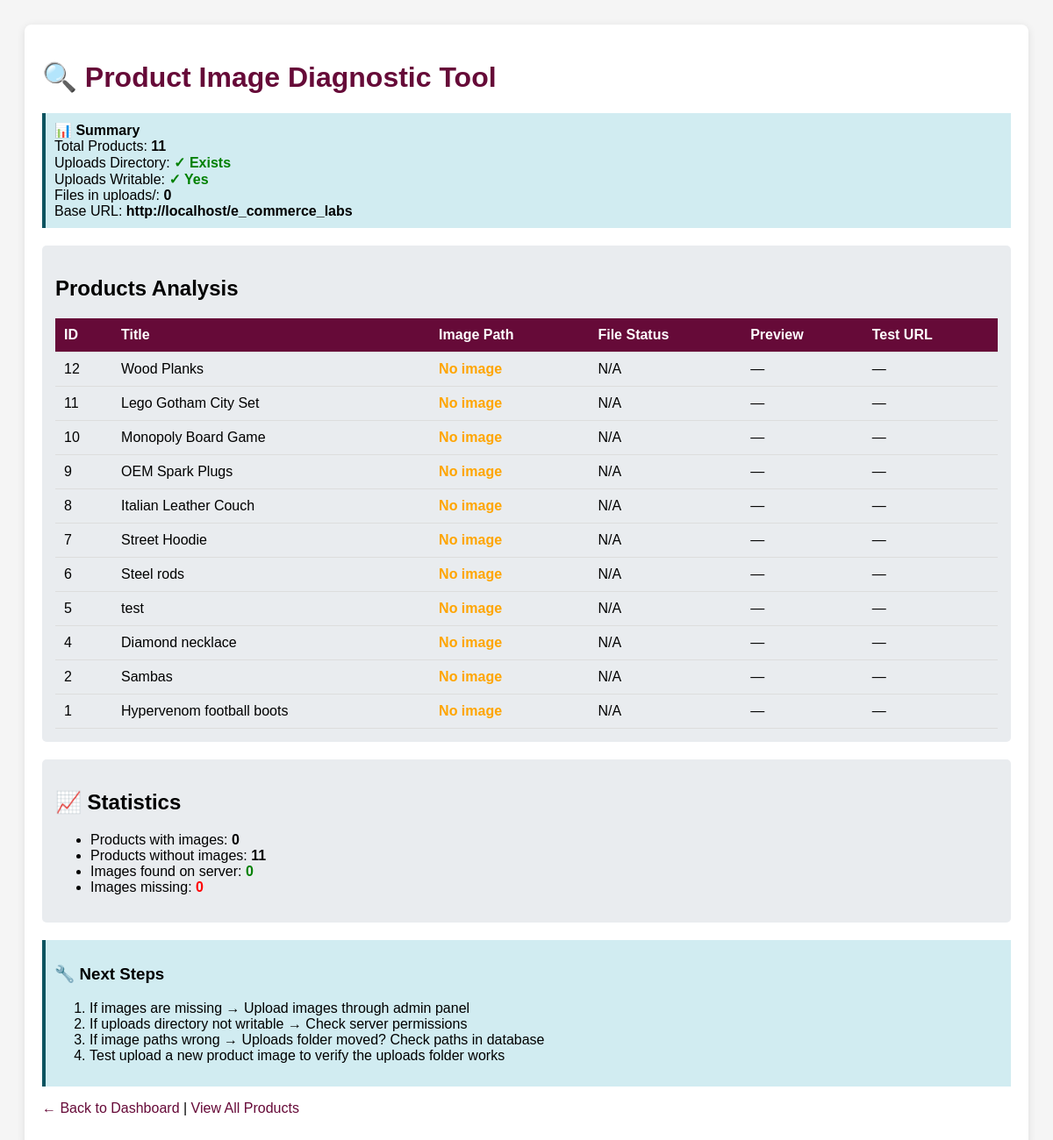
Screenshot of /check_images.php with the database file from the repository.
### tables this page shows
CREATE TABLE `product` (
  `id` int(11) NOT NULL,
  `title` varchar(255) NOT NULL,
  `description` text DEFAULT NULL,
  `price` decimal(10,2) NOT NULL DEFAULT 0.00,
  `category_id` int(11) NOT NULL,
  `brand_id` int(11) NOT NULL,
  `user_id` int(11) NOT NULL,
  `image_path` varchar(500) DEFAULT NULL,
  `keywords` varchar(255) DEFAULT NULL,
  `created_at` timestamp NOT NULL DEFAULT current_timestamp()
);

### classes/db_connection.php (called while the page is built)
<?php
class DBConnection {
    protected $pdo;
    public function __construct() {
        $host = 'localhost';
        $db   = 'ecommerce_2025A_ibrahim_dasuki';
        $user = 'ibrahim.dasuki';
        $pass = 'Delorean12!';
        $charset = 'utf8mb4';
        $dsn = "mysql:host=$host;dbname=$db;charset=$charset";
        $opts = [
            PDO::ATTR_ERRMODE            => PDO::ERRMODE_EXCEPTION,
            PDO::ATTR_DEFAULT_FETCH_MODE => PDO::FETCH_ASSOC,
            PDO::ATTR_EMULATE_PREPARES   => false,
        ];
        try {
            $this->pdo = new PDO($dsn, $user, $pass, $opts);
        } catch (PDOException $e) {
            exit('DB Connection failed: ' . $e->getMessage());
        }
    }
    public function getPDO() {
        return $this->pdo;
    }
}

### controllers/product_controller.php (called while the page is built, shortened)
<?php
require_once __DIR__ . '/../classes/product_class.php';
class ProductController {
    private $model;
    public function __construct() {
        $this->model = new Product();
    }
    public function get_all_products_ctr(int $page = 1, int $per_page = 10) {
        $offset = ($page - 1) * $per_page;
        $products = $this->model->view_all_products($per_page, $offset);
        $total = $this->model->count_products();
        return [
            'success' => true,
            'data' => $products,
            'pagination' => [
                'total_items' => $total,
                'current_page' => $page,
                'items_per_page' => $per_page,
                'total_pages' => ceil($total / $per_page)
            ]
        ];
    }
}

### classes/product_class.php (called while the page is built, shortened)
<?php
require_once __DIR__ . '/db_connection.php';
class Product extends DBConnection {
    protected $pdo;
    public function __construct(){
        $this->pdo = $this->getPDO();
    }
    public function view_all_products(int $limit = 10, int $offset = 0): array {
        $sql = "SELECT p.*, c.category_name, b.brand_name
                FROM product p
                LEFT JOIN category c ON c.id = p.category_id
                LEFT JOIN brand b ON b.id = p.brand_id
                ORDER BY p.created_at DESC
                LIMIT :limit OFFSET :offset";
        $stmt = $this->pdo->prepare($sql);
        $stmt->bindValue(':limit', $limit, PDO::PARAM_INT);
        $stmt->bindValue(':offset', $offset, PDO::PARAM_INT);
        $stmt->execute();
        return $stmt->fetchAll(PDO::FETCH_ASSOC);
    }
    public function count_products(string $type = 'all', $filter_value = null): int {
        $sql = "SELECT COUNT(*) as total FROM product p";
        switch ($type) {
            default:
                $params = [];
        }
        $stmt = $this->pdo->prepare($sql);
        $stmt->execute($params);
        $result = $stmt->fetch(PDO::FETCH_ASSOC);
        return (int)$result['total'];
    }
}

### check_images.php (the view, shortened to what this page needs)
<?php
require_once __DIR__ . '/controllers/product_controller.php';
?>
<!DOCTYPE html>
<html lang="en">
<head>
</head>
<body>
<div class="container">
    <h1>🔍 Product Image Diagnostic Tool</h1>
    <?php
    $productController = new ProductController();
    $result = $productController->get_all_products_ctr(1, 1000);
    $products = $result['data'] ?? [];
    $productsWithImages = 0;
    $productsWithoutImages = 0;
    $imagesFound = 0;
    $imagesMissing = 0;
    $uploadsDir = __DIR__ . '/uploads';
    $uploadsExists = is_dir($uploadsDir);
    $uploadsWritable = $uploadsExists && is_writable($uploadsDir);
    $filesInUploads = [];
    if ($uploadsExists) {
        $filesInUploads = glob($uploadsDir . '/*.{jpg,jpeg,png,gif,webp}', GLOB_BRACE);
    }
    $baseUrl = defined('BASE_URL') ? BASE_URL : 'http://' . $_SERVER['HTTP_HOST'];
    ?>
    <div class="info-box">
        <strong>📊 Summary</strong><br>
        Total Products: <strong><?= count($products) ?></strong><br>
        Uploads Directory:
        <?php if ($uploadsExists): ?>
            <span class="status-ok">✓ Exists</span>
        <?php else: ?>
            <span class="status-error">✗ Not Found</span>
        <?php endif; ?><br>
        Uploads Writable:
        <?php if ($uploadsWritable): ?>
            <span class="status-ok">✓ Yes</span>
        <?php else: ?>
            <span class="status-error">✗ No</span>
        <?php endif; ?><br>
        Files in uploads/: <strong><?= count($filesInUploads) ?></strong><br>
        Base URL: <strong><?= htmlspecialchars($baseUrl) ?></strong>
    </div>
    <div class="summary">
        <h2>Products Analysis</h2>
        <table>
            <thead>
                <tr>
                    <th>ID</th>
                    <th>Title</th>
                    <th>Image Path</th>
                    <th>File Status</th>
                    <th>Preview</th>
                    <th>Test URL</th>
                </tr>
            </thead>
            <tbody>
                <?php foreach ($products as $product): ?>
                <?php
                    $hasImage = !empty($product['image_path']);
                    $imagePath = $product['image_path'] ?? '';
                    if ($hasImage) {
                        $productsWithImages++;
                        $fullPath = __DIR__ . '/' . $imagePath;
                        $fileExists = file_exists($fullPath);
                        if ($fileExists) {
                            $imagesFound++;
                        } else {
                            $imagesMissing++;
                        }
                    } else {
                        $productsWithoutImages++;
                    }
                ?>
                <tr>
                    <td><?= $product['id'] ?></td>
                    <td><?= htmlspecialchars($product['title']) ?></td>
                    <td>
                        <?php if ($hasImage): ?>
                            <code><?= htmlspecialchars($imagePath) ?></code>
                        <?php else: ?>
                            <span class="status-warning">No image</span>
                        <?php endif; ?>
                    </td>
                    <td>
                        <?php if ($hasImage): ?>
                            <?php if ($fileExists): ?>
                                <span class="status-ok">✓ Found</span>
                            <?php else: ?>
                                <span class="status-error">✗ Missing</span>
                                <br><small>Looking for: <?= htmlspecialchars($fullPath) ?></small>
                            <?php endif; ?>
                        <?php else: ?>
                            <span>N/A</span>
                        <?php endif; ?>
                    </td>
                    <td>
                        <?php if ($hasImage && $fileExists): ?>
                            <img src="<?= htmlspecialchars($imagePath) ?>" class="image-preview" alt="Preview">
                        <?php elseif ($hasImage): ?>
                            <span class="status-error">✗</span>
                        <?php else: ?>
                            —
                        <?php endif; ?>
                    </td>
                    <td>
                        <?php if ($hasImage): ?>
                            <a href="<?= htmlspecialchars($imagePath) ?>" target="_blank">
                                Test Link ↗
                            </a>
                        <?php else: ?>
                            —
                        <?php endif; ?>
                    </td>
                </tr>
                <?php endforeach; ?>
            </tbody>
        </table>
    </div>
    <div class="summary">
        <h2>📈 Statistics</h2>
        <ul>
            <li>Products with images: <strong><?= $productsWithImages ?></strong></li>
            <li>Products without images: <strong><?= $productsWithoutImages ?></strong></li>
            <li>Images found on server: <span class="status-ok"><?= $imagesFound ?></span></li>
            <li>Images missing: <span class="status-error"><?= $imagesMissing ?></span></li>
        </ul>
    </div>
    <div class="info-box">
        <h3>🔧 Next Steps</h3>
        <ol>
            <li>If images are missing → Upload images through admin panel</li>
            <li>If uploads directory not writable → Check server permissions</li>
            <li>If image paths wrong → Uploads folder moved? Check paths in database</li>
            <li>Test upload a new product image to verify the uploads folder works</li>
        </ol>
    </div>
    <p><a href="dashboard.php">← Back to Dashboard</a> | <a href="all_products.php">View All Products</a></p>
</div>
</body>
</html>

### check_images.php (style rules this page uses)
body { font-family: Arial, sans-serif; padding: 20px; background: #f5f5f5; }
.container { max-width: 1200px; margin: 0 auto; background: white; padding: 20px; border-radius: 8px; box-shadow: 0 2px 10px rgba(0,0,0,0.1); }
h1 { color: #660a38; }
.status-ok { color: green; font-weight: bold; }
.status-error { color: red; font-weight: bold; }
.status-warning { color: orange; font-weight: bold; }
table { width: 100%; border-collapse: collapse; margin-top: 20px; }
th, td { padding: 10px; text-align: left; border-bottom: 1px solid #ddd; }
th { background: #660a38; color: white; }
.summary { background: #e9ecef; padding: 15px; border-radius: 5px; margin: 20px 0; }
.info-box { background: #d1ecf1; border-left: 4px solid #0c5460; padding: 10px; margin: 10px 0; }
a { color: #660a38; text-decoration: none; }

### rows the page displays
product: id "12", title "Wood Planks", image_path "No image"
product: id "11", title "Lego Gotham City Set", image_path "No image"
product: id "10", title "Monopoly Board Game", image_path "No image"
product: id "9", title "OEM Spark Plugs", image_path "No image"
product: id "8", title "Italian Leather Couch", image_path "No image"
product: id "7", title "Street Hoodie", image_path "No image"
product: id "6", title "Steel rods", image_path "No image"
product: id "5", title "test", image_path "No image"
product: id "4", title "Diamond necklace", image_path "No image"
product: id "2", title "Sambas", image_path "No image"
product: id "1", title "Hypervenom football boots", image_path "No image"

### other values shown
count($products) "11"
count($filesInUploads) "0"
$baseUrl "http://localhost/e_commerce_labs"
$productsWithImages "0"
$productsWithoutImages "11"
$imagesFound "0"
$imagesMissing "0"
